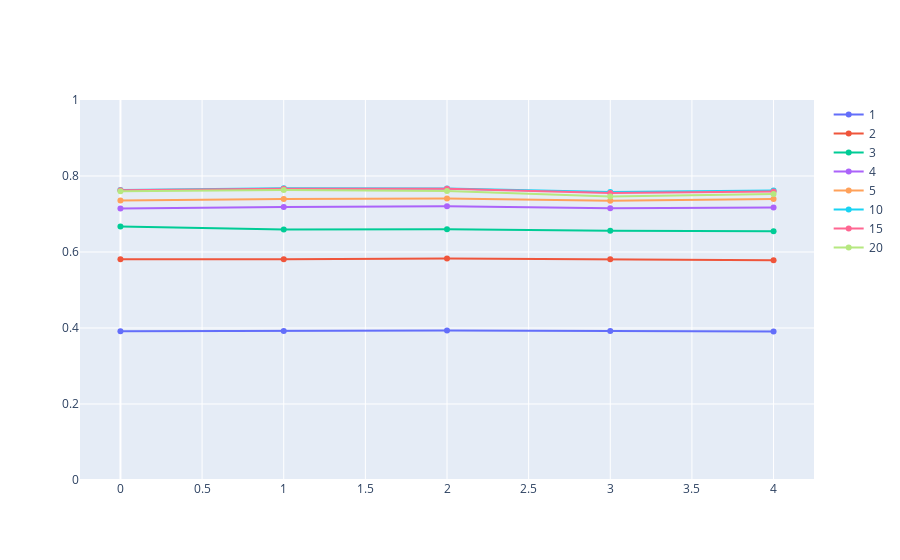

The code cell stored with this chart in its notebook:
### Code cell
fig = go.Figure()

for depth in depths:
    fig.add_trace(go.Scatter(y= scores_df[depth], name=depth))
fig.update_yaxes(range=[0,1])
fig.show()

# a depth of more than 5 doesn't increase the performance that much anymore, but it could lead it overfitting
# based on the cross validation, it looks quite stable

### Figure 1 — Plotly figure (JSON) as saved in the notebook; plotly's stock layout.template omitted (floating-point values rounded to 4 significant figures)
{"data": [{"name": "1", "type": "scatter", "y": [0.3912, 0.3924, 0.3932, 0.3921, 0.391]}, {"name": "2", "type": "scatter", "y": [0.5809, 0.5807, 0.5829, 0.5812, 0.5784]}, {"name": "3", "type": "scatter", "y": [0.6673, 0.6589, 0.66, 0.6562, 0.6548]}, {"name": "4", "type": "scatter", "y": [0.7143, 0.7186, 0.7204, 0.7152, 0.7172]}, {"name": "5", "type": "scatter", "y": [0.7357, 0.7393, 0.7409, 0.7349, 0.7394]}, {"name": "10", "type": "scatter", "y": [0.763, 0.7678, 0.7672, 0.758, 0.762]}, {"name": "15", "type": "scatter", "y": [0.7623, 0.7663, 0.7664, 0.7556, 0.7594]}, {"name": "20", "type": "scatter", "y": [0.76, 0.7632, 0.7606, 0.7461, 0.7524]}], "layout": {"yaxis": {"range": [0, 1]}}}
